Frame 1 (no input): blank canvas, image omitted
Frame 60 (the mouse pressed at the canvas centre just before this capture): blank canvas, image omitted
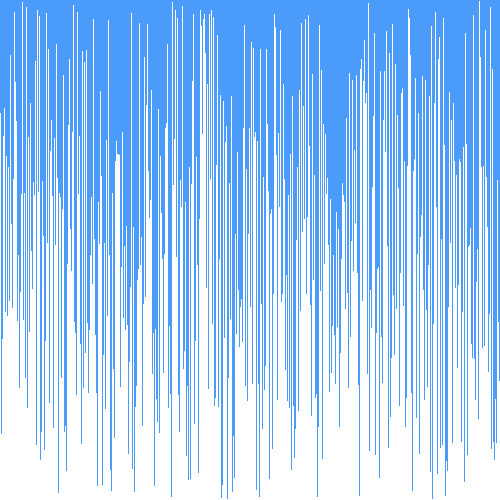
Frame 120 (the mouse held since frame 60 and released just before this capture)

The Processing sketch whose frames 1 and 60 were blank and that drew this single picture after the mouse press (run headless with seeded random() and noise(); from frame 60 on, the mouse is pressed at the canvas centre):

// Processing sketch: thingy
// ── thingy.pde
/* Copy the code into a new Processing sketch and complete then steps. */

//1. create an array of ints. don't initialize it yet.

int[] i;
void setup() {
  //2. set the size of your window 
size(500, 500);
  //3. initialize your array with the built in width variable
i = new int [width];
  
  //4. initialize the ints in the array with random numbers
  //   from 0 to the built in height variable

noStroke();  
}
  //5. call the noStroke() method
  


void draw() {
  //6. set the background color with background(r, g, b);
background(75, 155, 250);

  //7. set the color for your graph


  //8. draw a rectangle for each int in your array.
  //   the x value will be the index of the int
  //   the y value will the height variable
  //   the width is 1
  //   the height is negative the value of the int at that element in the array
for (int j = 0; j < i.length; j++) {
rect(j,height ,1 ,-i[j]);
}
  //9. call the stepSort method
stepSort(i);  

  //10. extract the code that randomizes the array into a method.
  

  //11. call the method you made in step 10 when the mouse is pressed
  if (mousePressed == true){
  random();
  }
}

void stepSort(int[] arr) {
  for (int i = 1; i < arr.length; i++) {
    if (arr[i - 1] > arr[i]) {
      int t = arr[i];
      arr[i] = arr[i - 1];
      arr[i - 1] = t;
    }
  }
}

void random(){
   for(int j = 0; j < i.length; j++){
    i[j] = (int) random(height);
  }   
}
